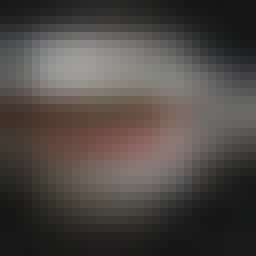
#> input picture data_in/blurred_coil-100/1.obj10__20.png, 32 x 32 px (shown 8 times larger); its folder holds only this picture in this run
$ python detect_blur.py --images blurred_coil-100   (older library calls are emulated)
#> lines starting #> are read from the running program, lines starting #| are printed output that depends on the picture
# import the necessary packages
from imutils import paths
import argparse
import cv2
import os
def variance_of_laplacian(image):
    # compute the Laplacian of the image and then return the focus
    # measure, which is simply the variance of the Laplacian
    return cv2.Laplacian(image, cv2.CV_64F).var()

# construct the argument parse and parse the arguments
ap = argparse.ArgumentParser()
ap.add_argument("-i", "--images", required=True,
                help="path to input directory of images")
ap.add_argument("-t", "--threshold", type=float, default=16.9,
                help="focus measures that fall below this value will be considered 'blurry'")
args = vars(ap.parse_args())

# loop over the input images
n = 0
for imagePath in paths.list_images(args["images"]):
    # load the image, convert it to grayscale, and compute the
    # focus measure of the image using the Variance of Laplacian
    # method
    image = cv2.imread(imagePath)
#> image is the input picture: shape (32, 32, 3); mean B, G, R 68.6, 71.9, 77.5
    gray = cv2.cvtColor(image, cv2.COLOR_BGR2GRAY)
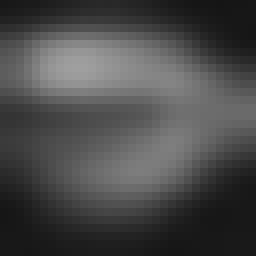
#> gray: shape (32, 32) (shown 8 times larger); min 21, max 159, mean 73.2
    fm = variance_of_laplacian(gray)
#> fm = 24.98
#    text = "Sharp"
    text = "0"
    # if the focus measure is less than the supplied threshold,
    # then the image should be considered "blurry"
    if fm < args["threshold"]:
#        text = "Blurry"
        text = "1"
    filename = imagePath.split("/")[-1]
    command = "cp "+imagePath+" /Users/wangmingjian/All_code/python/YAYA/data_in/pic/picTrain/"+text+"."+filename
    os.system(command)
#    os.system("cp "+imagePath+" /Users/wangmingjian/All_code/python/YAYA/data_in/pic/pic_with_label_train/"+text+"_"+filename)
    print("Processed "+str(n)+"/777 pic "+filename+" "+"\n\t"+text)
    if n<32:
        n += 1
    else:
        break


'''
    # show the image
    cv2.putText(image, "{}: {:.2f}".format(text, fm), (10, 30),
                cv2.FONT_HERSHEY_SIMPLEX, 0.8, (0, 0, 255), 3)
    cv2.imshow("Image", image)
    key = cv2.waitKey(0)
#'''
